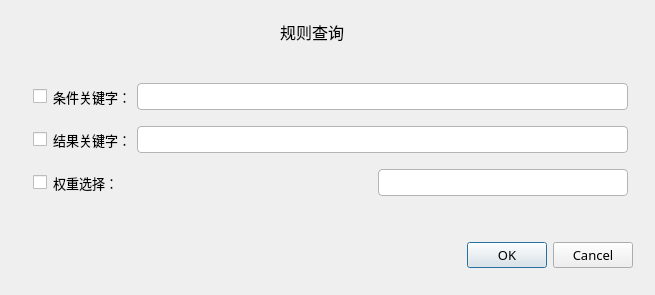
<?xml version="1.0" encoding="UTF-8"?>
<ui version="4.0">
 <class>findDialog</class>
 <widget class="QDialog" name="findDialog">
  <property name="geometry">
   <rect>
    <x>0</x>
    <y>0</y>
    <width>655</width>
    <height>295</height>
   </rect>
  </property>
  <property name="windowTitle">
   <string>查询窗口</string>
  </property>
  <property name="windowIcon">
   <iconset resource="../source.qrc">
    <normaloff>:/image/select.png</normaloff>:/image/select.png</iconset>
  </property>
  <widget class="QDialogButtonBox" name="buttonBox">
   <property name="geometry">
    <rect>
     <x>440</x>
     <y>240</y>
     <width>193</width>
     <height>31</height>
    </rect>
   </property>
   <property name="font">
    <font>
     <family>Microsoft YaHei</family>
     <pointsize>10</pointsize>
     <weight>50</weight>
     <italic>false</italic>
     <bold>false</bold>
    </font>
   </property>
   <property name="styleSheet">
    <string notr="true">font: 10pt &quot;Microsoft YaHei&quot;;</string>
   </property>
   <property name="orientation">
    <enum>Qt::Horizontal</enum>
   </property>
   <property name="standardButtons">
    <set>QDialogButtonBox::Cancel|QDialogButtonBox::Ok</set>
   </property>
  </widget>
  <widget class="QLabel" name="label_4">
   <property name="geometry">
    <rect>
     <x>280</x>
     <y>20</y>
     <width>80</width>
     <height>24</height>
    </rect>
   </property>
   <property name="font">
    <font>
     <family>Microsoft YaHei</family>
     <pointsize>12</pointsize>
     <weight>50</weight>
     <italic>false</italic>
     <bold>false</bold>
    </font>
   </property>
   <property name="styleSheet">
    <string notr="true">font: 12pt &quot;Microsoft YaHei&quot;;</string>
   </property>
   <property name="text">
    <string>规则查询</string>
   </property>
  </widget>
  <widget class="QWidget" name="layoutWidget">
   <property name="geometry">
    <rect>
     <x>30</x>
     <y>70</y>
     <width>601</width>
     <height>141</height>
    </rect>
   </property>
   <layout class="QVBoxLayout" name="verticalLayout">
    <property name="leftMargin">
     <number>3</number>
    </property>
    <property name="topMargin">
     <number>3</number>
    </property>
    <property name="rightMargin">
     <number>3</number>
    </property>
    <property name="bottomMargin">
     <number>3</number>
    </property>
    <item>
     <layout class="QHBoxLayout" name="horizontalLayout">
      <item>
       <widget class="QCheckBox" name="checkBox">
        <property name="text">
         <string/>
        </property>
       </widget>
      </item>
      <item>
       <widget class="QLabel" name="label">
        <property name="font">
         <font>
          <family>Microsoft YaHei</family>
          <pointsize>10</pointsize>
          <weight>50</weight>
          <italic>false</italic>
          <bold>false</bold>
         </font>
        </property>
        <property name="styleSheet">
         <string notr="true">font: 10pt &quot;Microsoft YaHei&quot;;</string>
        </property>
        <property name="text">
         <string>条件关键字：</string>
        </property>
       </widget>
      </item>
      <item>
       <widget class="QLineEdit" name="findname">
        <property name="font">
         <font>
          <family>宋体</family>
          <pointsize>12</pointsize>
          <weight>50</weight>
          <italic>false</italic>
          <bold>false</bold>
         </font>
        </property>
        <property name="styleSheet">
         <string notr="true">QLineEdit{
border:1px solid rgb(180, 180, 180);
border-radius: 4px;
font: 12pt &quot;宋体&quot;;
}
QLineEdit::hover{
  color:green
  border-color:rgb(50,480,40);
  background-color:green;
}
QLineEdit::disabled{
  background-color:gray;

}
QLineEdit::enabled{
  background-color:white;

}</string>
        </property>
       </widget>
      </item>
     </layout>
    </item>
    <item>
     <layout class="QHBoxLayout" name="horizontalLayout_2">
      <item>
       <widget class="QCheckBox" name="checkBox_2">
        <property name="text">
         <string/>
        </property>
       </widget>
      </item>
      <item>
       <widget class="QLabel" name="label_2">
        <property name="font">
         <font>
          <family>Microsoft YaHei</family>
          <pointsize>10</pointsize>
          <weight>50</weight>
          <italic>false</italic>
          <bold>false</bold>
         </font>
        </property>
        <property name="styleSheet">
         <string notr="true">font: 10pt &quot;Microsoft YaHei&quot;;</string>
        </property>
        <property name="text">
         <string>结果关键字：</string>
        </property>
       </widget>
      </item>
      <item>
       <widget class="QLineEdit" name="findname_2">
        <property name="font">
         <font>
          <family>宋体</family>
          <pointsize>12</pointsize>
          <weight>50</weight>
          <italic>false</italic>
          <bold>false</bold>
         </font>
        </property>
        <property name="styleSheet">
         <string notr="true">QLineEdit
{
border:1px solid rgb(180, 180, 180);
border-radius: 4px;
font: 12pt &quot;宋体&quot;;
}
QLineEdit::hover{
  color:green
  border-color:rgb(50,480,40);
  background-color:green;
}
QLineEdit::disabled
{
  background-color:gray;

}
QLineEdit::Enabled{
background-color:white;
}

</string>
        </property>
       </widget>
      </item>
     </layout>
    </item>
    <item>
     <layout class="QHBoxLayout" name="horizontalLayout_3">
      <item>
       <widget class="QCheckBox" name="checkBox_3">
        <property name="text">
         <string/>
        </property>
       </widget>
      </item>
      <item>
       <widget class="QLabel" name="label_3">
        <property name="font">
         <font>
          <family>Microsoft YaHei</family>
          <pointsize>10</pointsize>
          <weight>50</weight>
          <italic>false</italic>
          <bold>false</bold>
         </font>
        </property>
        <property name="styleSheet">
         <string notr="true">font: 10pt &quot;Microsoft YaHei&quot;;</string>
        </property>
        <property name="text">
         <string>权重选择： </string>
        </property>
       </widget>
      </item>
      <item>
       <spacer name="horizontalSpacer">
        <property name="orientation">
         <enum>Qt::Horizontal</enum>
        </property>
        <property name="sizeHint" stdset="0">
         <size>
          <width>40</width>
          <height>20</height>
         </size>
        </property>
       </spacer>
      </item>
      <item>
       <widget class="QLineEdit" name="findname_3">
        <property name="font">
         <font>
          <family>宋体</family>
          <pointsize>12</pointsize>
          <weight>50</weight>
          <italic>false</italic>
          <bold>false</bold>
         </font>
        </property>
        <property name="styleSheet">
         <string notr="true">
QLineEdit
{
border:1px solid rgb(180, 180, 180);
font: 12pt &quot;宋体&quot;;
	
border-radius: 4px;
}
QLineEdit::hover
{
  color:green
  border-color:rgb(50,480,40);
  background-color:green;
}

QLineEdit::disabled

{
  background-color: rgb(173, 173, 173);

}
QLineEdit::Enabled

{
	background-color: rgb(255, 255, 255);

}
</string>
        </property>
       </widget>
      </item>
     </layout>
    </item>
   </layout>
  </widget>
 </widget>
 <resources>
  <include location="../source.qrc"/>
 </resources>
 <connections>
  <connection>
   <sender>buttonBox</sender>
   <signal>accepted()</signal>
   <receiver>findDialog</receiver>
   <slot>accept()</slot>
   <hints>
    <hint type="sourcelabel">
     <x>248</x>
     <y>254</y>
    </hint>
    <hint type="destinationlabel">
     <x>157</x>
     <y>274</y>
    </hint>
   </hints>
  </connection>
  <connection>
   <sender>buttonBox</sender>
   <signal>rejected()</signal>
   <receiver>findDialog</receiver>
   <slot>reject()</slot>
   <hints>
    <hint type="sourcelabel">
     <x>316</x>
     <y>260</y>
    </hint>
    <hint type="destinationlabel">
     <x>286</x>
     <y>274</y>
    </hint>
   </hints>
  </connection>
  <connection>
   <sender>checkBox_3</sender>
   <signal>toggled(bool)</signal>
   <receiver>findname_3</receiver>
   <slot>setEnabled(bool)</slot>
   <hints>
    <hint type="sourcelabel">
     <x>43</x>
     <y>167</y>
    </hint>
    <hint type="destinationlabel">
     <x>401</x>
     <y>170</y>
    </hint>
   </hints>
  </connection>
  <connection>
   <sender>checkBox_2</sender>
   <signal>toggled(bool)</signal>
   <receiver>findname_2</receiver>
   <slot>setEnabled(bool)</slot>
   <hints>
    <hint type="sourcelabel">
     <x>45</x>
     <y>118</y>
    </hint>
    <hint type="destinationlabel">
     <x>183</x>
     <y>120</y>
    </hint>
   </hints>
  </connection>
  <connection>
   <sender>checkBox</sender>
   <signal>toggled(bool)</signal>
   <receiver>findname</receiver>
   <slot>setEnabled(bool)</slot>
   <hints>
    <hint type="sourcelabel">
     <x>47</x>
     <y>79</y>
    </hint>
    <hint type="destinationlabel">
     <x>188</x>
     <y>80</y>
    </hint>
   </hints>
  </connection>
 </connections>
</ui>
